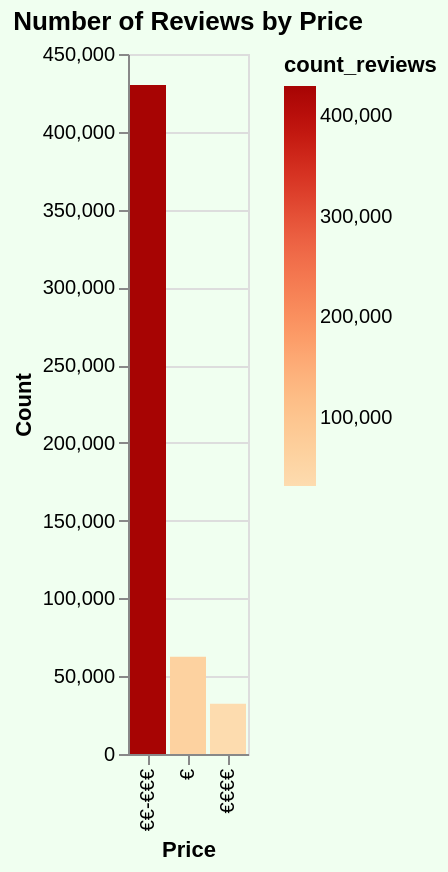

Describe this chart as a Vega-Lite specification.
### Vega-Lite specification from a JSON file in a GitHub repository (floating-point values rounded to 4 significant figures)
{"config": {"view": {"continuousWidth": 300, "continuousHeight": 300}}, "data": {"name": "data-e0a90fd422275c2d7b835ab111379ee9"}, "mark": {"type": "bar"}, "background": "#f0fff0", "encoding": {"color": {"field": "count_reviews", "scale": {"scheme": "orangered"}, "type": "quantitative"}, "tooltip": [{"field": "count_reviews", "type": "quantitative"}, {"field": "rest_price_range_TA", "type": "nominal"}], "x": {"field": "rest_price_range_TA", "sort": {"field": "count_reviews", "order": "descending"}, "title": "Price", "type": "nominal"}, "y": {"field": "count_reviews", "title": "Count", "type": "quantitative"}}, "height": 350, "title": "Number of Reviews by Price", "width": "container", "$schema": "https://vega.github.io/schema/vega-lite/v5.17.0.json", "datasets": {"data-e0a90fd422275c2d7b835ab111379ee9": [{"rest_price_range_TA": "€", "count_reviews": 62462}, {"rest_price_range_TA": "€€-€€€", "count_reviews": 429994}, {"rest_price_range_TA": "€€€€", "count_reviews": 32283}]}}
